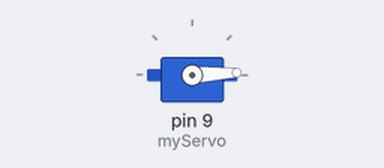
A sketch run on a simulated Arduino Uno, built with avr-gcc and run on an emulated ATmega328P. On the bench: servo.

Above: at 0.05 s.
At 0.85 s:
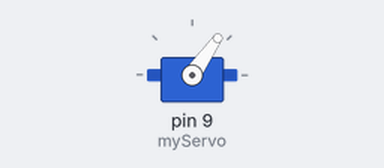
At 1.7 s:
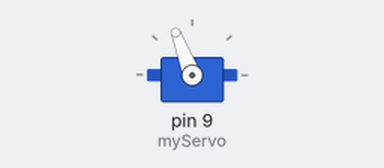
At 3.4 s:
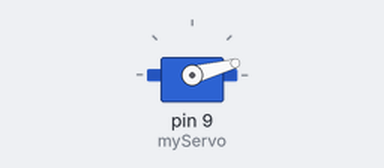
Timing chart, 0 to 8.3 s (numbered marks = the images above):
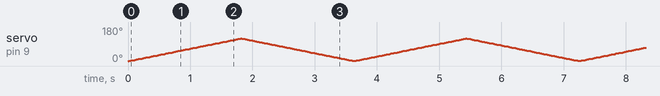

The sketch:

servo.ino
```cpp
#include <Servo.h>

Servo myServo;

void setup() {
  // put your setup code here, to run once:
  myServo.attach(9);
}

void loop() {
  // put your main code here, to run repeatedly:
  for(int i = 0; i < 120; ++i){
    myServo.write(i);
    delay(15);
  }
  for(int j = 120; j>0; --j){
    myServo.write(j);
    delay(15);
  }
}
```
